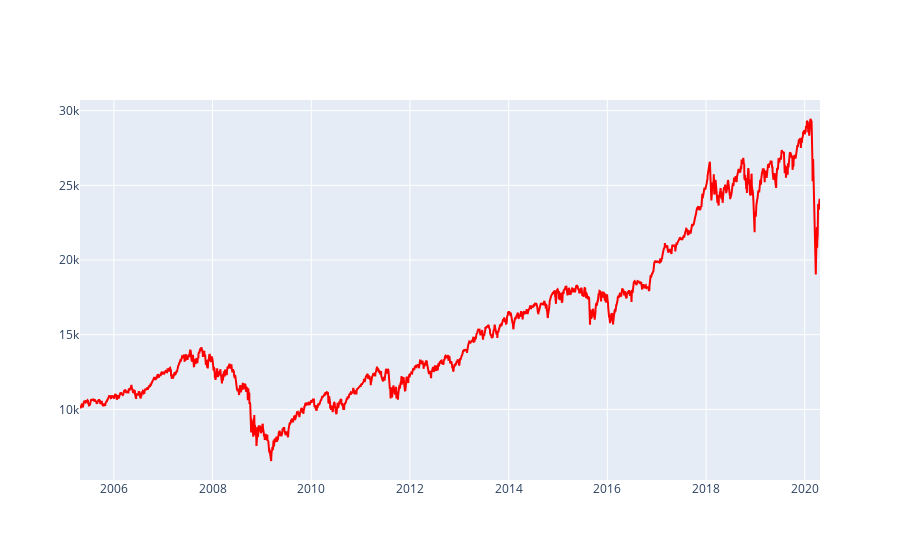

Notebook cell for this chart:
### Code cell
trace_open = go.Scatter(x = dow_jones_data.Date,
                        y = dow_jones_data.Open,
                        name = "Stock Open",
                        line = dict(color = "red"))

data = [trace_open]

offline.iplot(data)

### Figure 1 — Plotly figure (JSON) as saved in the notebook; plotly's stock layout.template omitted (floating-point values rounded to 4 significant figures; data arrays with more than 128 entries replaced by an {"elided": "..."} marker saying what was removed)
{"data": [{"line": {"color": "red"}, "name": "Stock Open", "type": "scatter", "x": {"elided": "3776 str values"}, "y": {"elided": "3776 float values"}}], "layout": {}}
